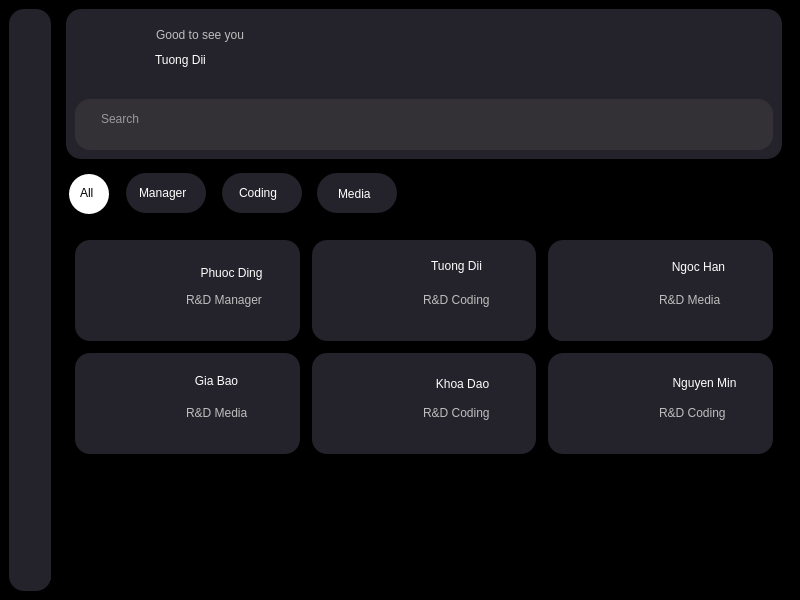
<?xml version="1.0" encoding="UTF-8"?>
<ui version="4.0">
 <class>MainWindow</class>
 <widget class="QMainWindow" name="MainWindow">
  <property name="geometry">
   <rect>
    <x>0</x>
    <y>0</y>
    <width>800</width>
    <height>600</height>
   </rect>
  </property>
  <property name="windowTitle">
   <string>MainWindow</string>
  </property>
  <property name="styleSheet">
   <string notr="true">background-color: black;</string>
  </property>
  <widget class="QWidget" name="centralwidget">
   <layout class="QHBoxLayout" name="horizontalLayout">
    <item>
     <widget class="QWidget" name="widget" native="true">
      <property name="minimumSize">
       <size>
        <width>42</width>
        <height>0</height>
       </size>
      </property>
      <property name="maximumSize">
       <size>
        <width>42</width>
        <height>16777215</height>
       </size>
      </property>
      <property name="styleSheet">
       <string notr="true">background-color: #24222A;
border-radius: 15px;</string>
      </property>
      <layout class="QVBoxLayout" name="verticalLayout_3">
       <item>
        <widget class="QWidget" name="widget_8" native="true">
         <widget class="QLabel" name="label_7">
          <property name="geometry">
           <rect>
            <x>1</x>
            <y>11</y>
            <width>20</width>
            <height>20</height>
           </rect>
          </property>
          <property name="text">
           <string/>
          </property>
          <property name="pixmap">
           <pixmap>img/icons8-home-30.png</pixmap>
          </property>
          <property name="scaledContents">
           <bool>true</bool>
          </property>
         </widget>
         <widget class="QLabel" name="label_8">
          <property name="geometry">
           <rect>
            <x>1</x>
            <y>41</y>
            <width>20</width>
            <height>20</height>
           </rect>
          </property>
          <property name="text">
           <string/>
          </property>
          <property name="pixmap">
           <pixmap>img/icons8-images-folder-48.png</pixmap>
          </property>
          <property name="scaledContents">
           <bool>true</bool>
          </property>
         </widget>
         <widget class="QLabel" name="label_9">
          <property name="geometry">
           <rect>
            <x>2</x>
            <y>71</y>
            <width>20</width>
            <height>20</height>
           </rect>
          </property>
          <property name="text">
           <string/>
          </property>
          <property name="pixmap">
           <pixmap>img/icons8-friends-48.png</pixmap>
          </property>
          <property name="scaledContents">
           <bool>true</bool>
          </property>
         </widget>
        </widget>
       </item>
       <item>
        <widget class="QWidget" name="widget_9" native="true">
         <property name="minimumSize">
          <size>
           <width>40</width>
           <height>40</height>
          </size>
         </property>
         <property name="maximumSize">
          <size>
           <width>40</width>
           <height>40</height>
          </size>
         </property>
         <widget class="QLabel" name="label_6">
          <property name="geometry">
           <rect>
            <x>2</x>
            <y>13</y>
            <width>20</width>
            <height>20</height>
           </rect>
          </property>
          <property name="text">
           <string/>
          </property>
          <property name="pixmap">
           <pixmap>img/icons8-qr-64.png</pixmap>
          </property>
          <property name="scaledContents">
           <bool>true</bool>
          </property>
         </widget>
        </widget>
       </item>
      </layout>
     </widget>
    </item>
    <item>
     <widget class="QWidget" name="widget_2" native="true">
      <property name="styleSheet">
       <string notr="true"/>
      </property>
      <layout class="QVBoxLayout" name="verticalLayout">
       <property name="topMargin">
        <number>0</number>
       </property>
       <item>
        <widget class="QWidget" name="widget_3" native="true">
         <property name="minimumSize">
          <size>
           <width>0</width>
           <height>150</height>
          </size>
         </property>
         <property name="maximumSize">
          <size>
           <width>16777215</width>
           <height>150</height>
          </size>
         </property>
         <property name="styleSheet">
          <string notr="true">background-color: #24222A;
border-radius: 15px;</string>
         </property>
         <layout class="QVBoxLayout" name="verticalLayout_2">
          <property name="topMargin">
           <number>0</number>
          </property>
          <item>
           <widget class="QFrame" name="frame">
            <property name="frameShape">
             <enum>QFrame::StyledPanel</enum>
            </property>
            <property name="frameShadow">
             <enum>QFrame::Raised</enum>
            </property>
            <layout class="QHBoxLayout" name="horizontalLayout_2">
             <property name="leftMargin">
              <number>0</number>
             </property>
             <property name="topMargin">
              <number>0</number>
             </property>
             <property name="rightMargin">
              <number>0</number>
             </property>
             <property name="bottomMargin">
              <number>0</number>
             </property>
             <item>
              <widget class="QWidget" name="widget_6" native="true">
               <widget class="QLabel" name="label_2">
                <property name="geometry">
                 <rect>
                  <x>-3</x>
                  <y>8</y>
                  <width>70</width>
                  <height>70</height>
                 </rect>
                </property>
                <property name="text">
                 <string/>
                </property>
                <property name="pixmap">
                 <pixmap>img/TuongDii.png</pixmap>
                </property>
                <property name="scaledContents">
                 <bool>true</bool>
                </property>
               </widget>
               <widget class="QLabel" name="label_3">
                <property name="enabled">
                 <bool>false</bool>
                </property>
                <property name="geometry">
                 <rect>
                  <x>81</x>
                  <y>18</y>
                  <width>121</width>
                  <height>16</height>
                 </rect>
                </property>
                <property name="styleSheet">
                 <string notr="true">font: 11pt &quot;Segoe UI&quot;;</string>
                </property>
                <property name="text">
                 <string>Good to see you</string>
                </property>
               </widget>
               <widget class="QLabel" name="label_4">
                <property name="geometry">
                 <rect>
                  <x>80</x>
                  <y>40</y>
                  <width>91</width>
                  <height>21</height>
                 </rect>
                </property>
                <property name="styleSheet">
                 <string notr="true">font: 700 12pt &quot;Arial&quot;;
color: #ffffff;</string>
                </property>
                <property name="text">
                 <string>Tuong Dii</string>
                </property>
               </widget>
              </widget>
             </item>
             <item>
              <widget class="QWidget" name="widget_7" native="true">
               <property name="minimumSize">
                <size>
                 <width>80</width>
                 <height>0</height>
                </size>
               </property>
               <property name="maximumSize">
                <size>
                 <width>80</width>
                 <height>16777215</height>
                </size>
               </property>
               <widget class="QLabel" name="label">
                <property name="geometry">
                 <rect>
                  <x>26</x>
                  <y>20</y>
                  <width>50</width>
                  <height>50</height>
                 </rect>
                </property>
                <property name="text">
                 <string/>
                </property>
                <property name="pixmap">
                 <pixmap>img/icons8-qr-code-64.png</pixmap>
                </property>
                <property name="scaledContents">
                 <bool>true</bool>
                </property>
               </widget>
              </widget>
             </item>
            </layout>
           </widget>
          </item>
          <item>
           <widget class="QFrame" name="frame_2">
            <property name="minimumSize">
             <size>
              <width>0</width>
              <height>51</height>
             </size>
            </property>
            <property name="maximumSize">
             <size>
              <width>16777215</width>
              <height>51</height>
             </size>
            </property>
            <property name="styleSheet">
             <string notr="true">background-color: #333135;</string>
            </property>
            <property name="frameShape">
             <enum>QFrame::StyledPanel</enum>
            </property>
            <property name="frameShadow">
             <enum>QFrame::Raised</enum>
            </property>
            <layout class="QHBoxLayout" name="horizontalLayout_3">
             <item>
              <widget class="QLabel" name="label_5">
               <property name="maximumSize">
                <size>
                 <width>25</width>
                 <height>25</height>
                </size>
               </property>
               <property name="text">
                <string/>
               </property>
               <property name="pixmap">
                <pixmap>img/icons8-search-30.png</pixmap>
               </property>
               <property name="scaledContents">
                <bool>true</bool>
               </property>
              </widget>
             </item>
             <item>
              <widget class="QTextEdit" name="textEdit">
               <property name="cursor" stdset="0">
                <cursorShape>IBeamCursor</cursorShape>
               </property>
               <property name="styleSheet">
                <string notr="true">color: white</string>
               </property>
               <property name="placeholderText">
                <string>Search</string>
               </property>
              </widget>
             </item>
            </layout>
           </widget>
          </item>
         </layout>
        </widget>
       </item>
       <item>
        <widget class="QWidget" name="widget_4" native="true">
         <property name="minimumSize">
          <size>
           <width>0</width>
           <height>60</height>
          </size>
         </property>
         <property name="maximumSize">
          <size>
           <width>16777215</width>
           <height>60</height>
          </size>
         </property>
         <property name="styleSheet">
          <string notr="true"/>
         </property>
         <widget class="QGraphicsView" name="graphicsView">
          <property name="geometry">
           <rect>
            <x>3</x>
            <y>9</y>
            <width>40</width>
            <height>40</height>
           </rect>
          </property>
          <property name="styleSheet">
           <string notr="true">border-radius: 20px;
background-color: #FFFFFF;</string>
          </property>
         </widget>
         <widget class="QGraphicsView" name="graphicsView_2">
          <property name="geometry">
           <rect>
            <x>60</x>
            <y>8</y>
            <width>80</width>
            <height>40</height>
           </rect>
          </property>
          <property name="styleSheet">
           <string notr="true">border-radius: 20px;
background-color: #24222A;</string>
          </property>
         </widget>
         <widget class="QGraphicsView" name="graphicsView_5">
          <property name="geometry">
           <rect>
            <x>156</x>
            <y>8</y>
            <width>80</width>
            <height>40</height>
           </rect>
          </property>
          <property name="styleSheet">
           <string notr="true">border-radius: 20px;
background-color: #24222A;</string>
          </property>
         </widget>
         <widget class="QGraphicsView" name="graphicsView_6">
          <property name="geometry">
           <rect>
            <x>251</x>
            <y>8</y>
            <width>80</width>
            <height>40</height>
           </rect>
          </property>
          <property name="styleSheet">
           <string notr="true">border-radius: 20px;
background-color: #24222A;</string>
          </property>
         </widget>
         <widget class="QLabel" name="label_10">
          <property name="geometry">
           <rect>
            <x>14</x>
            <y>20</y>
            <width>21</width>
            <height>16</height>
           </rect>
          </property>
          <property name="styleSheet">
           <string notr="true">background-color: #FFFFFF;
font: 700 10pt &quot;Arial&quot;;</string>
          </property>
          <property name="text">
           <string>All</string>
          </property>
          <property name="scaledContents">
           <bool>true</bool>
          </property>
         </widget>
         <widget class="QLabel" name="label_11">
          <property name="geometry">
           <rect>
            <x>73</x>
            <y>17</y>
            <width>61</width>
            <height>21</height>
           </rect>
          </property>
          <property name="styleSheet">
           <string notr="true">background-color: #24222A;
font: 700 10pt &quot;Arial&quot;;
color: #FFFFFF;</string>
          </property>
          <property name="text">
           <string>Manager</string>
          </property>
         </widget>
         <widget class="QLabel" name="label_12">
          <property name="geometry">
           <rect>
            <x>173</x>
            <y>17</y>
            <width>51</width>
            <height>21</height>
           </rect>
          </property>
          <property name="styleSheet">
           <string notr="true">background-color: #24222A;
font: 700 10pt &quot;Arial&quot;;
color: #FFFFFF;</string>
          </property>
          <property name="text">
           <string>Coding</string>
          </property>
         </widget>
         <widget class="QLabel" name="label_13">
          <property name="geometry">
           <rect>
            <x>272</x>
            <y>18</y>
            <width>51</width>
            <height>21</height>
           </rect>
          </property>
          <property name="styleSheet">
           <string notr="true">background-color: #24222A;
font: 700 10pt &quot;Arial&quot;;
color: #FFFFFF;</string>
          </property>
          <property name="text">
           <string>Media</string>
          </property>
         </widget>
        </widget>
       </item>
       <item>
        <widget class="QWidget" name="widget_5" native="true">
         <property name="styleSheet">
          <string notr="true"/>
         </property>
         <layout class="QGridLayout" name="gridLayout">
          <property name="spacing">
           <number>12</number>
          </property>
          <item row="0" column="1">
           <widget class="QFrame" name="frame_6">
            <property name="styleSheet">
             <string notr="true">background-color: #24222A;
border-radius: 15px;</string>
            </property>
            <property name="frameShape">
             <enum>QFrame::StyledPanel</enum>
            </property>
            <property name="frameShadow">
             <enum>QFrame::Raised</enum>
            </property>
            <widget class="QLabel" name="label_23">
             <property name="enabled">
              <bool>false</bool>
             </property>
             <property name="geometry">
              <rect>
               <x>111</x>
               <y>50</y>
               <width>91</width>
               <height>20</height>
              </rect>
             </property>
             <property name="styleSheet">
              <string notr="true">font: 700 10pt &quot;Arial&quot;;
</string>
             </property>
             <property name="text">
              <string>R&amp;D Coding</string>
             </property>
            </widget>
            <widget class="QPushButton" name="btn_view2">
             <property name="geometry">
              <rect>
               <x>107</x>
               <y>14</y>
               <width>75</width>
               <height>24</height>
              </rect>
             </property>
             <property name="cursor">
              <cursorShape>PointingHandCursor</cursorShape>
             </property>
             <property name="styleSheet">
              <string notr="true">font: 700 12pt &quot;Arial&quot;;
color: #ffffff;</string>
             </property>
             <property name="text">
              <string>Tuong Dii</string>
             </property>
            </widget>
            <widget class="QPushButton" name="btn_viewImg2">
             <property name="geometry">
              <rect>
               <x>1</x>
               <y>6</y>
               <width>101</width>
               <height>90</height>
              </rect>
             </property>
             <property name="cursor">
              <cursorShape>PointingHandCursor</cursorShape>
             </property>
             <property name="text">
              <string/>
             </property>
             <property name="icon">
              <iconset>
               <normaloff>../PyQT/member/img/TuongDii.png</normaloff>../PyQT/member/img/TuongDii.png</iconset>
             </property>
             <property name="iconSize">
              <size>
               <width>100</width>
               <height>91</height>
              </size>
             </property>
            </widget>
           </widget>
          </item>
          <item row="1" column="2">
           <widget class="QFrame" name="frame_9">
            <property name="styleSheet">
             <string notr="true">background-color: #24222A;
border-radius: 15px;</string>
            </property>
            <property name="frameShape">
             <enum>QFrame::StyledPanel</enum>
            </property>
            <property name="frameShadow">
             <enum>QFrame::Raised</enum>
            </property>
            <widget class="QLabel" name="label_32">
             <property name="enabled">
              <bool>false</bool>
             </property>
             <property name="geometry">
              <rect>
               <x>111</x>
               <y>50</y>
               <width>91</width>
               <height>20</height>
              </rect>
             </property>
             <property name="styleSheet">
              <string notr="true">font: 700 10pt &quot;Arial&quot;;
</string>
             </property>
             <property name="text">
              <string>R&amp;D Coding</string>
             </property>
            </widget>
            <widget class="QPushButton" name="btn_viewImg6">
             <property name="geometry">
              <rect>
               <x>6</x>
               <y>6</y>
               <width>101</width>
               <height>91</height>
              </rect>
             </property>
             <property name="cursor">
              <cursorShape>PointingHandCursor</cursorShape>
             </property>
             <property name="text">
              <string/>
             </property>
             <property name="icon">
              <iconset>
               <normaloff>../PyQT/member/img/Minh.png</normaloff>../PyQT/member/img/Minh.png</iconset>
             </property>
             <property name="iconSize">
              <size>
               <width>100</width>
               <height>91</height>
              </size>
             </property>
            </widget>
            <widget class="QPushButton" name="btn_view6">
             <property name="geometry">
              <rect>
               <x>106</x>
               <y>18</y>
               <width>101</width>
               <height>24</height>
              </rect>
             </property>
             <property name="cursor">
              <cursorShape>PointingHandCursor</cursorShape>
             </property>
             <property name="styleSheet">
              <string notr="true">font: 700 12pt &quot;Arial&quot;;
color: #ffffff;</string>
             </property>
             <property name="text">
              <string>Nguyen Min</string>
             </property>
            </widget>
           </widget>
          </item>
          <item row="0" column="0">
           <widget class="QFrame" name="frame_4">
            <property name="minimumSize">
             <size>
              <width>0</width>
              <height>0</height>
             </size>
            </property>
            <property name="maximumSize">
             <size>
              <width>16777215</width>
              <height>101</height>
             </size>
            </property>
            <property name="styleSheet">
             <string notr="true">background-color: #24222A;
border-radius: 15px;</string>
            </property>
            <property name="frameShape">
             <enum>QFrame::StyledPanel</enum>
            </property>
            <property name="frameShadow">
             <enum>QFrame::Raised</enum>
            </property>
            <widget class="QLabel" name="label_14">
             <property name="enabled">
              <bool>false</bool>
             </property>
             <property name="geometry">
              <rect>
               <x>111</x>
               <y>50</y>
               <width>91</width>
               <height>20</height>
              </rect>
             </property>
             <property name="styleSheet">
              <string notr="true">font: 700 10pt &quot;Arial&quot;;
</string>
             </property>
             <property name="text">
              <string>R&amp;D Manager</string>
             </property>
            </widget>
            <widget class="QPushButton" name="btn_viewImg1">
             <property name="geometry">
              <rect>
               <x>10</x>
               <y>10</y>
               <width>91</width>
               <height>81</height>
              </rect>
             </property>
             <property name="cursor">
              <cursorShape>PointingHandCursor</cursorShape>
             </property>
             <property name="text">
              <string/>
             </property>
             <property name="icon">
              <iconset>
               <normaloff>../PyQT/member/img/anhPhuoc.png</normaloff>../PyQT/member/img/anhPhuoc.png</iconset>
             </property>
             <property name="iconSize">
              <size>
               <width>100</width>
               <height>91</height>
              </size>
             </property>
            </widget>
            <widget class="QPushButton" name="btn_view1">
             <property name="geometry">
              <rect>
               <x>106</x>
               <y>17</y>
               <width>101</width>
               <height>31</height>
              </rect>
             </property>
             <property name="cursor">
              <cursorShape>PointingHandCursor</cursorShape>
             </property>
             <property name="styleSheet">
              <string notr="true">font: 700 12pt &quot;Arial&quot;;
color: #ffffff;</string>
             </property>
             <property name="text">
              <string>Phuoc Ding</string>
             </property>
            </widget>
           </widget>
          </item>
          <item row="1" column="0">
           <widget class="QFrame" name="frame_5">
            <property name="maximumSize">
             <size>
              <width>16777215</width>
              <height>101</height>
             </size>
            </property>
            <property name="styleSheet">
             <string notr="true">background-color: #24222A;
border-radius: 15px;</string>
            </property>
            <property name="frameShape">
             <enum>QFrame::StyledPanel</enum>
            </property>
            <property name="frameShadow">
             <enum>QFrame::Raised</enum>
            </property>
            <widget class="QLabel" name="label_15">
             <property name="enabled">
              <bool>false</bool>
             </property>
             <property name="geometry">
              <rect>
               <x>111</x>
               <y>50</y>
               <width>91</width>
               <height>20</height>
              </rect>
             </property>
             <property name="styleSheet">
              <string notr="true">font: 700 10pt &quot;Arial&quot;;
</string>
             </property>
             <property name="text">
              <string>R&amp;D Media</string>
             </property>
            </widget>
            <widget class="QPushButton" name="btn_viewImg4">
             <property name="geometry">
              <rect>
               <x>10</x>
               <y>7</y>
               <width>91</width>
               <height>91</height>
              </rect>
             </property>
             <property name="cursor">
              <cursorShape>PointingHandCursor</cursorShape>
             </property>
             <property name="text">
              <string/>
             </property>
             <property name="icon">
              <iconset>
               <normaloff>../PyQT/member/img/bao (2).png</normaloff>../PyQT/member/img/bao (2).png</iconset>
             </property>
             <property name="iconSize">
              <size>
               <width>100</width>
               <height>91</height>
              </size>
             </property>
            </widget>
            <widget class="QPushButton" name="btn_view4">
             <property name="geometry">
              <rect>
               <x>104</x>
               <y>16</y>
               <width>75</width>
               <height>24</height>
              </rect>
             </property>
             <property name="cursor">
              <cursorShape>PointingHandCursor</cursorShape>
             </property>
             <property name="styleSheet">
              <string notr="true">font: 700 12pt &quot;Arial&quot;;
color: #ffffff;</string>
             </property>
             <property name="text">
              <string>Gia Bao</string>
             </property>
            </widget>
           </widget>
          </item>
          <item row="1" column="1">
           <widget class="QFrame" name="frame_7">
            <property name="styleSheet">
             <string notr="true">background-color: #24222A;
border-radius: 15px;</string>
            </property>
            <property name="frameShape">
             <enum>QFrame::StyledPanel</enum>
            </property>
            <property name="frameShadow">
             <enum>QFrame::Raised</enum>
            </property>
            <widget class="QLabel" name="label_26">
             <property name="enabled">
              <bool>false</bool>
             </property>
             <property name="geometry">
              <rect>
               <x>111</x>
               <y>50</y>
               <width>91</width>
               <height>20</height>
              </rect>
             </property>
             <property name="styleSheet">
              <string notr="true">font: 700 10pt &quot;Arial&quot;;
</string>
             </property>
             <property name="text">
              <string>R&amp;D Coding</string>
             </property>
            </widget>
            <widget class="QPushButton" name="btn_viewImg5">
             <property name="geometry">
              <rect>
               <x>3</x>
               <y>7</y>
               <width>101</width>
               <height>91</height>
              </rect>
             </property>
             <property name="cursor">
              <cursorShape>PointingHandCursor</cursorShape>
             </property>
             <property name="text">
              <string/>
             </property>
             <property name="icon">
              <iconset>
               <normaloff>../PyQT/member/img/khoa.png</normaloff>../PyQT/member/img/khoa.png</iconset>
             </property>
             <property name="iconSize">
              <size>
               <width>100</width>
               <height>91</height>
              </size>
             </property>
            </widget>
            <widget class="QPushButton" name="btn_view5">
             <property name="geometry">
              <rect>
               <x>105</x>
               <y>15</y>
               <width>91</width>
               <height>31</height>
              </rect>
             </property>
             <property name="cursor">
              <cursorShape>PointingHandCursor</cursorShape>
             </property>
             <property name="styleSheet">
              <string notr="true">font: 700 12pt &quot;Arial&quot;;
color: #ffffff;</string>
             </property>
             <property name="text">
              <string>Khoa Dao</string>
             </property>
            </widget>
           </widget>
          </item>
          <item row="0" column="2">
           <widget class="QFrame" name="frame_8">
            <property name="styleSheet">
             <string notr="true">background-color: #24222A;
border-radius: 15px;</string>
            </property>
            <property name="frameShape">
             <enum>QFrame::StyledPanel</enum>
            </property>
            <property name="frameShadow">
             <enum>QFrame::Raised</enum>
            </property>
            <widget class="QLabel" name="label_29">
             <property name="enabled">
              <bool>false</bool>
             </property>
             <property name="geometry">
              <rect>
               <x>111</x>
               <y>50</y>
               <width>91</width>
               <height>20</height>
              </rect>
             </property>
             <property name="styleSheet">
              <string notr="true">font: 700 10pt &quot;Arial&quot;;
</string>
             </property>
             <property name="text">
              <string>R&amp;D Media</string>
             </property>
            </widget>
            <widget class="QPushButton" name="btn_viewImg3">
             <property name="geometry">
              <rect>
               <x>0</x>
               <y>10</y>
               <width>101</width>
               <height>91</height>
              </rect>
             </property>
             <property name="cursor">
              <cursorShape>PointingHandCursor</cursorShape>
             </property>
             <property name="text">
              <string/>
             </property>
             <property name="icon">
              <iconset>
               <normaloff>../PyQT/member/img/chiHan.png</normaloff>../PyQT/member/img/chiHan.png</iconset>
             </property>
             <property name="iconSize">
              <size>
               <width>100</width>
               <height>91</height>
              </size>
             </property>
            </widget>
            <widget class="QPushButton" name="btn_view3">
             <property name="geometry">
              <rect>
               <x>110</x>
               <y>11</y>
               <width>81</width>
               <height>31</height>
              </rect>
             </property>
             <property name="cursor">
              <cursorShape>PointingHandCursor</cursorShape>
             </property>
             <property name="styleSheet">
              <string notr="true">font: 700 12pt &quot;Arial&quot;;
color: #ffffff;
</string>
             </property>
             <property name="text">
              <string>Ngoc Han</string>
             </property>
            </widget>
           </widget>
          </item>
          <item row="2" column="1">
           <widget class="QWidget" name="widget_10" native="true"/>
          </item>
         </layout>
        </widget>
       </item>
      </layout>
     </widget>
    </item>
   </layout>
  </widget>
 </widget>
 <resources/>
 <connections/>
</ui>
